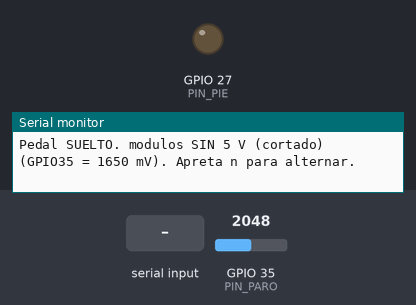
Bench run of a sketch on a simulated ESP32. Shown: output pins drawn as LEDs (lit = HIGH), the last lines printed to the serial monitor. The inputs (shaded band) are chosen by the test bench; at power-on: GPIO 35 (PIN_PARO) = 2048.

Above: at 1.2 s.
1.3 s: GPIO 35 (PIN_PARO) set to 2866
2.8 s: "n" received over Serial
At 3.2 s:
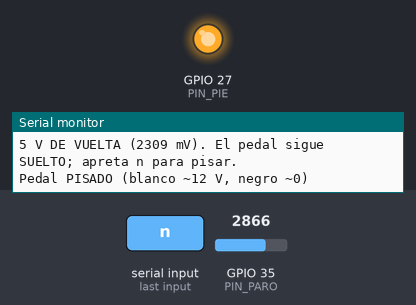
4.3 s: "v" received over Serial
5.8 s: GPIO 35 (PIN_PARO) set to 1520
7.3 s: GPIO 35 (PIN_PARO) set to 1438
At 8.5 s:
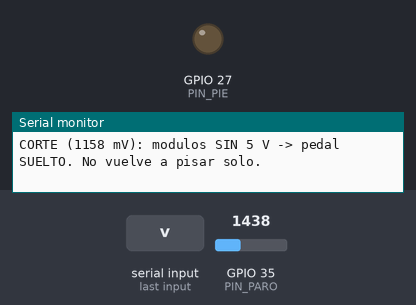
8.8 s: "V" received over Serial
Timing chart, 0 to 11.3 s (numbered marks = the images above; inputs shaded):
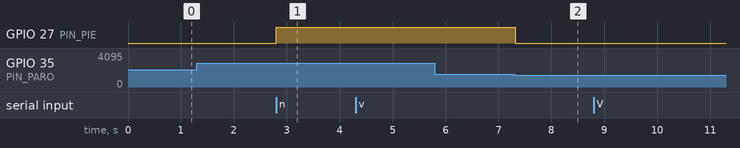

The sketch:

pedal_n.ino
```cpp
// pedal_n.ino — banco: la tecla n alterna el pedal de hombre muerto (GPIO27 -> IN de los modulos).
// Lee el paro: GPIO35 mide el VCC de los modulos (despues del paro) con un divisor 10k / 20k.
// Si el paro corta, el pedal queda SUELTO y no vuelve a pisar solo: hay que apretar n otra vez.
// Sin watchdog: solo para probar el emulador en el escritorio, nunca en el montacargas.
const int PIN_PIE  = 27;
const int PIN_PARO = 35;   // solo entrada; alto = los modulos tienen 5 V. En el banco el pulsador es NA (apretado = 5 V); en el montacargas el hongo es NC (apretado = corta)

bool pisado = false;
bool paroOk = false;
uint32_t tCambio = 0;

// Lectura analogica con histeresis: CON 5 V arriba de 2000 mV, SIN 5 V abajo de 1200 mV.
// Con 5 V el divisor da ~3300 mV; sin 5 V, ~0.
int mvParo = 0;
bool leeParo() {
  mvParo = analogReadMilliVolts(PIN_PARO);
  if (mvParo > 2000) return true;
  if (mvParo < 1200) return false;
  return paroOk;   // zona muerta: se queda como estaba
}

void setup() {
  pinMode(PIN_PIE, OUTPUT);
  digitalWrite(PIN_PIE, LOW);   // arranca suelto
  pinMode(PIN_PARO, INPUT);
  Serial.begin(115200);
  paroOk = leeParo();
  Serial.printf("Pedal SUELTO. %s (GPIO35 = %d mV). Apreta n para alternar.\n",
                paroOk ? "modulos CON 5 V" : "modulos SIN 5 V (cortado)", analogReadMilliVolts(PIN_PARO));
}

void loop() {
  bool ahora = leeParo();
  if (ahora != paroOk) {
    if (tCambio == 0) tCambio = millis();
    if (millis() - tCambio >= 20) {          // 20 ms estable para creerle
      paroOk = ahora;
      tCambio = 0;
      if (!paroOk) {
        bool estaba = pisado;
        pisado = false;
        digitalWrite(PIN_PIE, LOW);
        Serial.printf(estaba ? "CORTE (%d mV): modulos SIN 5 V -> pedal SUELTO. No vuelve a pisar solo.\n"
                             : "CORTE (%d mV): modulos SIN 5 V.\n", mvParo);
      } else {
        Serial.printf("5 V DE VUELTA (%d mV). El pedal sigue SUELTO; apreta n para pisar.\n", mvParo);
      }
    }
  } else {
    tCambio = 0;
  }

  if (Serial.available()) {
    char c = Serial.read();
    if (c == 'v' || c == 'V') {
      Serial.printf("GPIO35 = %d mV -> modulos %s, pedal %s\n", mvParo, paroOk ? "CON 5 V" : "SIN 5 V",
                    pisado ? "PISADO" : "SUELTO");
    }
    if (c == 'n' || c == 'N') {
      if (!pisado && !paroOk) {
        Serial.println("Modulos SIN 5 V: no se puede pisar.");
      } else {
        pisado = !pisado;
        digitalWrite(PIN_PIE, pisado ? HIGH : LOW);
        Serial.println(pisado ? "Pedal PISADO (blanco ~12 V, negro ~0)" : "Pedal SUELTO (blanco ~0, negro ~12 V)");
      }
    }
  }
}
```

Measured:
- the behaviour switches between 1490 and 1489 on GPIO 35 (PIN_PARO) (found by bisection; images 1 and 2)
- after the input at 2.8 s, GPIO 27 (PIN_PIE): LOW → HIGH at once
- after the input at 5.8 s, every drawn part: stays the same
- after the input at 7.3 s, GPIO 27 (PIN_PIE): HIGH → LOW at once
